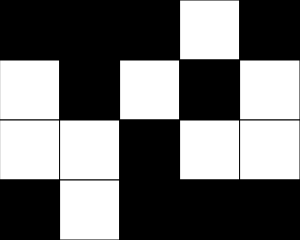
Frame 1 (no input)
Frame 60 (no input): identical to frame 1, image omitted
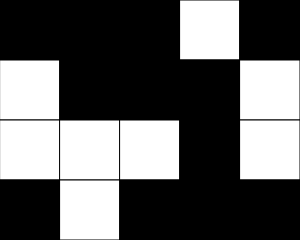
Frame 120 (the mouse pressed at the canvas centre since frame 60)

The p5.js sketch that drew these frames (run headless with seeded random() and noise() and a simulated clock; from frame 60 on, the mouse is pressed at the canvas centre):

// p5.js sketch
// ── sketch.js
// 2D Array Basics
// Mr. Scott
// Nov 3, 2025

// 0 (black)     255 (white)
// grid is 5 x 4 in dimension

let grid = [
  [0,     0,   0,  255,   0],
  [255,   0, 255,    0, 255],
  [255, 255,   0,  255, 255],
  [0,   255,   0,    0,   0]
];

let rows = grid.length;
let cols = grid[0].length;

let squareSize = 60;

function setup() {
  createCanvas(cols*squareSize, rows*squareSize);
}

function draw() {
  background(220);
  renderGrid();
  print(getCurrentX(),getCurrentY());
}

function mousePressed(){
  //flip current tile
  //upgrade: only do this if the mouse is on Canvas
  
  let x = getCurrentX();
  let y = getCurrentY();

  //ALWAYS: flip the "focused" tile
  flip(x,y);

  //IF THEY EXIST:
  //flip our NSEW neighbours (cross pattern)
  if(x+1 < cols) flip(x+1,y);
  if(y-1 >= 0) flip(x, y-1);

}

function getCurrentX(){
  //determine current col of mouse position
  let constrainedX = constrain(mouseX, 0, width-1);
  return floor(constrainedX / squareSize);
}

function getCurrentY(){
  //determine current row of mouse position
  let constrainedY = constrain(mouseY, 0, height-1);
  return floor(constrainedY / squareSize);
}


function flip(x,y){
  //takes a tile @ x,y and inverts its value
  if(grid[y][x] === 0) grid[y][x] = 255;
  else grid[y][x] = 0;
}

function renderGrid(){
  // interpret the information in the 2D array, and draw
  // a grid of square on the screen to reflect it.
  for (let y = 0; y < rows; y++){
    for (let x = 0; x < cols; x++){
      let fillColor = grid[y][x];
      fill(fillColor);
      square(x*squareSize,y*squareSize,squareSize);
    }
  }
}
